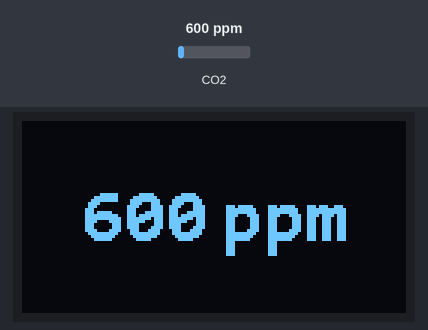
Simulated run of this program. Board: ESP32 board running MicroPython. On the bench: 128×64 one-colour display. The inputs (shaded band) are chosen by the test bench; at power-on: CO2 600 ppm. Library files of the repository ran but are not shown: ssd1306.py, writer.py; what the program prints to the serial console is not drawn.

Above: at 2.2 s.
2.3 s: CO2 set to 452 ppm
At 4.6 s:
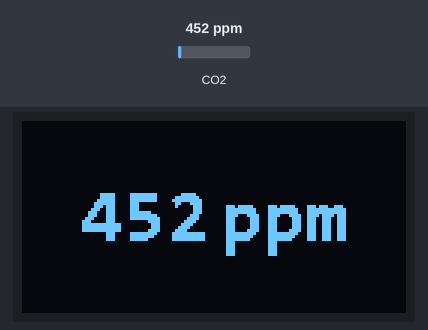
5.7 s: CO2 set to 1050 ppm
At 7.8 s:
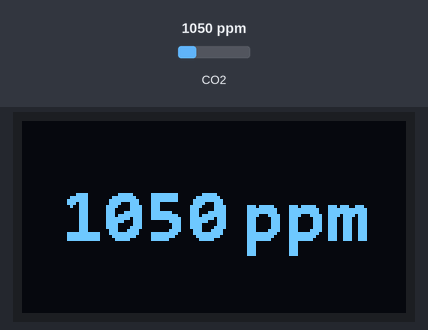
9.1 s: CO2 set to 1700 ppm
At 11.0 s:
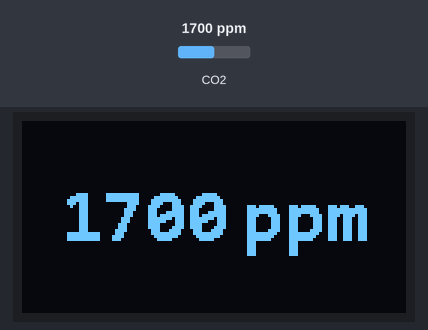
Timing chart, 0 to 12.5 s (numbered marks = the images above; inputs shaded):
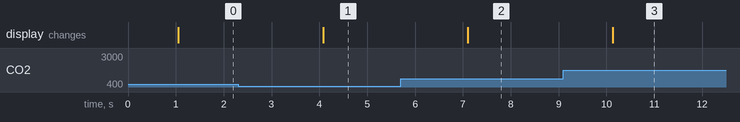

Measured:
- after the input at 2.3 s, the display: changes after 1.8 s (image 1)
- after the input at 5.7 s, the display: changes after 1.4 s (image 2)
- after the input at 9.1 s, the display: changes after 1.0 s (image 3)

The program:

main.py
```python
from machine import Pin, SoftI2C
from time import sleep
import mhz19b
import ssd1306
import consolaB
import writer

mhz_sensor = mhz19b.MHZ19BSensor(rx_sensor=17, tx_sensor=16) # connect RX and TX of the sensor to GPIO17 and GPIO16 of the microcontroller

i2c = SoftI2C(scl=Pin(22), sda=Pin(21))
display_width = 128
display_height = 64
display = ssd1306.SSD1306_I2C(display_width, display_height, i2c)
display.contrast(100)
font_writer = writer.Writer(display, consolaB)

sleep(1)
n = 0
while True:
    try:
        co2 = mhz_sensor.measure()
        if co2 == None:
            raise Exception()

        display.fill(0)

        text1 = "{co2:d}".format(co2=co2)
        text2 = "ppm"
        text1_width = font_writer.stringlen(text1)
        text2_width = font_writer.stringlen(text2)
        space = 4 # space between text1 and text2 in pixel
        text_width = text1_width + space + text2_width
        font_writer.set_textpos(int((display_width - text_width) / 2), 20)
        font_writer.printstring(text1)
        font_writer.set_textpos(int((display_width - text_width) / 2 + text1_width + space), 20)
        font_writer.printstring(text2)
        display.show()
        sleep(3)
    except Exception as e:
        display.fill(0)
        display.text("Reading sensor",0,20)
        display.text("failed.",0,35)
        display.show()
        sleep(0.5)
```

mhz19b.py
```python
import time
from machine import UART

class MHZ19BSensor:

    # constructor
    def __init__(self, rx_sensor, tx_sensor):
        self.uart = UART(2, baudrate=9600, rx=tx_sensor, tx=rx_sensor, bits=8, parity=None, stop=1, timeout = 1000, timeout_char = 1000)
        self.data = bytearray(9)
        self.request_data = b'\xff\x01\x86\x00\x00\x00\x00\x00\x79'
        self.measure() # dummy reading since the first reading usually fails

    # measure CO2
    def measure(self):
        # send a read command to the sensor
        self.uart.write(self.request_data)

        # read and validate the data
        self.uart.readinto(self.data,9)
        if self.is_valid():
            co2 = (self.data[2] << 8) + self.data[3]
            return co2
        else:
            self.reset()
            return None

    # check data returned by the sensor
    def is_valid(self):
        if self.data[0] != 0xFF or self.data[1] != 0x86:
            return False
        i = 1
        checksum = 0x00
        while i < 8:
            checksum += self.data[i] % 256
            i += 1
        checksum = ~checksum & 0xFF
        checksum += 1
        return checksum == self.data[8]

    def reset(self):
        self.uart.read(self.uart.any())


# used for debugging
if __name__ == "__main__":
    sensor = MHZ19BSensor()
    print(sensor.measure())
```

Source omitted: consolaB.py (23120 bytes)
